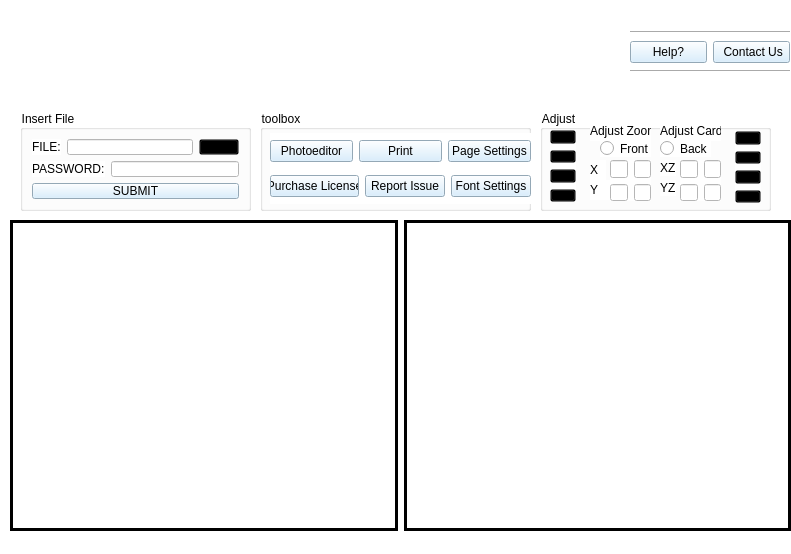
<?xml version="1.0" encoding="UTF-8"?>
<ui version="4.0">
 <class>MainWindow</class>
 <widget class="QMainWindow" name="MainWindow">
  <property name="geometry">
   <rect>
    <x>0</x>
    <y>0</y>
    <width>791</width>
    <height>554</height>
   </rect>
  </property>
  <property name="maximumSize">
   <size>
    <width>791</width>
    <height>554</height>
   </size>
  </property>
  <property name="palette">
   <palette>
    <active>
     <colorrole role="Button">
      <brush brushstyle="SolidPattern">
       <color alpha="255">
        <red>255</red>
        <green>255</green>
        <blue>255</blue>
       </color>
      </brush>
     </colorrole>
     <colorrole role="Base">
      <brush brushstyle="SolidPattern">
       <color alpha="255">
        <red>255</red>
        <green>255</green>
        <blue>255</blue>
       </color>
      </brush>
     </colorrole>
     <colorrole role="Window">
      <brush brushstyle="SolidPattern">
       <color alpha="255">
        <red>255</red>
        <green>255</green>
        <blue>255</blue>
       </color>
      </brush>
     </colorrole>
    </active>
    <inactive>
     <colorrole role="Button">
      <brush brushstyle="SolidPattern">
       <color alpha="255">
        <red>255</red>
        <green>255</green>
        <blue>255</blue>
       </color>
      </brush>
     </colorrole>
     <colorrole role="Base">
      <brush brushstyle="SolidPattern">
       <color alpha="255">
        <red>255</red>
        <green>255</green>
        <blue>255</blue>
       </color>
      </brush>
     </colorrole>
     <colorrole role="Window">
      <brush brushstyle="SolidPattern">
       <color alpha="255">
        <red>255</red>
        <green>255</green>
        <blue>255</blue>
       </color>
      </brush>
     </colorrole>
    </inactive>
    <disabled>
     <colorrole role="Button">
      <brush brushstyle="SolidPattern">
       <color alpha="255">
        <red>255</red>
        <green>255</green>
        <blue>255</blue>
       </color>
      </brush>
     </colorrole>
     <colorrole role="Base">
      <brush brushstyle="SolidPattern">
       <color alpha="255">
        <red>255</red>
        <green>255</green>
        <blue>255</blue>
       </color>
      </brush>
     </colorrole>
     <colorrole role="Window">
      <brush brushstyle="SolidPattern">
       <color alpha="255">
        <red>255</red>
        <green>255</green>
        <blue>255</blue>
       </color>
      </brush>
     </colorrole>
    </disabled>
   </palette>
  </property>
  <property name="windowTitle">
   <string>MainWindow</string>
  </property>
  <property name="styleSheet">
   <string notr="true">background-color:rgb(255, 255, 255);</string>
  </property>
  <widget class="QWidget" name="centralwidget">
   <widget class="QPushButton" name="pushButton_2">
    <property name="geometry">
     <rect>
      <x>744</x>
      <y>502</y>
      <width>32</width>
      <height>23</height>
     </rect>
    </property>
    <property name="styleSheet">
     <string notr="true">border-image:url(:/newPrefix/38-386537_file-folder-data-document-study-paper-explorer-comments.png);
background-repeat:none;
background:none;
background-color:transparent;
</string>
    </property>
    <property name="text">
     <string/>
    </property>
   </widget>
   <widget class="QLabel" name="label">
    <property name="geometry">
     <rect>
      <x>10</x>
      <y>10</y>
      <width>191</width>
      <height>91</height>
     </rect>
    </property>
    <property name="styleSheet">
     <string notr="true">border-image:url(:/newPrefix/Black and White Modern Food _ Drink Logo (1).png);
background-color:transparent;</string>
    </property>
    <property name="text">
     <string/>
    </property>
   </widget>
   <widget class="QWidget" name="layoutWidget">
    <property name="geometry">
     <rect>
      <x>10</x>
      <y>220</y>
      <width>781</width>
      <height>311</height>
     </rect>
    </property>
    <layout class="QHBoxLayout" name="horizontalLayout_7">
     <item>
      <widget class="QLabel" name="label_4">
       <property name="styleSheet">
        <string notr="true">border:3px solid black;</string>
       </property>
       <property name="text">
        <string/>
       </property>
      </widget>
     </item>
     <item>
      <widget class="QLabel" name="label_5">
       <property name="styleSheet">
        <string notr="true">border:3px solid black;</string>
       </property>
       <property name="text">
        <string/>
       </property>
      </widget>
     </item>
    </layout>
   </widget>
   <widget class="QGroupBox" name="groupBox">
    <property name="geometry">
     <rect>
      <x>20</x>
      <y>110</y>
      <width>231</width>
      <height>101</height>
     </rect>
    </property>
    <property name="title">
     <string>Insert File</string>
    </property>
    <layout class="QVBoxLayout" name="verticalLayout">
     <item>
      <layout class="QHBoxLayout" name="horizontalLayout">
       <item>
        <widget class="QLabel" name="label_2">
         <property name="text">
          <string>FILE:</string>
         </property>
        </widget>
       </item>
       <item>
        <widget class="QLineEdit" name="lineEdit"/>
       </item>
       <item>
        <widget class="QPushButton" name="pushButton_8">
         <property name="styleSheet">
          <string notr="true">border-image:url(:/newPrefix/download.png);
background-color:transparent;</string>
         </property>
         <property name="text">
          <string/>
         </property>
        </widget>
       </item>
      </layout>
     </item>
     <item>
      <layout class="QHBoxLayout" name="horizontalLayout_2">
       <item>
        <widget class="QLabel" name="label_3">
         <property name="text">
          <string>PASSWORD:</string>
         </property>
        </widget>
       </item>
       <item>
        <widget class="QLineEdit" name="lineEdit_2">
         <property name="echoMode">
          <enum>QLineEdit::Password</enum>
         </property>
        </widget>
       </item>
      </layout>
     </item>
     <item>
      <widget class="QPushButton" name="pushButton">
       <property name="palette">
        <palette>
         <active>
          <colorrole role="Button">
           <brush brushstyle="SolidPattern">
            <color alpha="255">
             <red>207</red>
             <green>235</green>
             <blue>255</blue>
            </color>
           </brush>
          </colorrole>
          <colorrole role="Base">
           <brush brushstyle="SolidPattern">
            <color alpha="255">
             <red>207</red>
             <green>235</green>
             <blue>255</blue>
            </color>
           </brush>
          </colorrole>
          <colorrole role="Window">
           <brush brushstyle="SolidPattern">
            <color alpha="255">
             <red>207</red>
             <green>235</green>
             <blue>255</blue>
            </color>
           </brush>
          </colorrole>
         </active>
         <inactive>
          <colorrole role="Button">
           <brush brushstyle="SolidPattern">
            <color alpha="255">
             <red>207</red>
             <green>235</green>
             <blue>255</blue>
            </color>
           </brush>
          </colorrole>
          <colorrole role="Base">
           <brush brushstyle="SolidPattern">
            <color alpha="255">
             <red>207</red>
             <green>235</green>
             <blue>255</blue>
            </color>
           </brush>
          </colorrole>
          <colorrole role="Window">
           <brush brushstyle="SolidPattern">
            <color alpha="255">
             <red>207</red>
             <green>235</green>
             <blue>255</blue>
            </color>
           </brush>
          </colorrole>
         </inactive>
         <disabled>
          <colorrole role="Button">
           <brush brushstyle="SolidPattern">
            <color alpha="255">
             <red>207</red>
             <green>235</green>
             <blue>255</blue>
            </color>
           </brush>
          </colorrole>
          <colorrole role="Base">
           <brush brushstyle="SolidPattern">
            <color alpha="255">
             <red>207</red>
             <green>235</green>
             <blue>255</blue>
            </color>
           </brush>
          </colorrole>
          <colorrole role="Window">
           <brush brushstyle="SolidPattern">
            <color alpha="255">
             <red>207</red>
             <green>235</green>
             <blue>255</blue>
            </color>
           </brush>
          </colorrole>
         </disabled>
        </palette>
       </property>
       <property name="styleSheet">
        <string notr="true">background-color:rgb(207, 235, 255);</string>
       </property>
       <property name="text">
        <string>SUBMIT</string>
       </property>
      </widget>
     </item>
    </layout>
   </widget>
   <widget class="QGroupBox" name="groupBox_2">
    <property name="geometry">
     <rect>
      <x>260</x>
      <y>110</y>
      <width>271</width>
      <height>101</height>
     </rect>
    </property>
    <property name="title">
     <string>toolbox</string>
    </property>
    <widget class="QWidget" name="layoutWidget">
     <property name="geometry">
      <rect>
       <x>10</x>
       <y>23</y>
       <width>261</width>
       <height>71</height>
      </rect>
     </property>
     <layout class="QVBoxLayout" name="verticalLayout_2">
      <item>
       <layout class="QHBoxLayout" name="horizontalLayout_4">
        <item>
         <widget class="QPushButton" name="pushButton_3">
          <property name="styleSheet">
           <string notr="true">background-color:rgb(207, 235, 255);</string>
          </property>
          <property name="text">
           <string>Photoeditor</string>
          </property>
         </widget>
        </item>
        <item>
         <widget class="QPushButton" name="pushButton_5">
          <property name="styleSheet">
           <string notr="true">background-color:rgb(207, 235, 255);</string>
          </property>
          <property name="text">
           <string>Print</string>
          </property>
         </widget>
        </item>
        <item>
         <widget class="QPushButton" name="pushButton_4">
          <property name="styleSheet">
           <string notr="true">background-color:rgb(207, 235, 255);</string>
          </property>
          <property name="text">
           <string>Page Settings</string>
          </property>
         </widget>
        </item>
       </layout>
      </item>
      <item>
       <layout class="QHBoxLayout" name="horizontalLayout_5">
        <item>
         <widget class="QPushButton" name="pushButton_6">
          <property name="styleSheet">
           <string notr="true">background-color:rgb(207, 235, 255);</string>
          </property>
          <property name="text">
           <string>Purchase License</string>
          </property>
         </widget>
        </item>
        <item>
         <widget class="QPushButton" name="pushButton_7">
          <property name="autoFillBackground">
           <bool>false</bool>
          </property>
          <property name="styleSheet">
           <string notr="true">background-color:rgb(207, 235, 255);</string>
          </property>
          <property name="text">
           <string>Report Issue</string>
          </property>
         </widget>
        </item>
        <item>
         <widget class="QPushButton" name="pushButton_18">
          <property name="autoFillBackground">
           <bool>false</bool>
          </property>
          <property name="styleSheet">
           <string notr="true">background-color:rgb(207, 235, 255);</string>
          </property>
          <property name="text">
           <string>Font Settings</string>
          </property>
         </widget>
        </item>
       </layout>
      </item>
     </layout>
    </widget>
   </widget>
   <widget class="QGroupBox" name="groupBox_3">
    <property name="geometry">
     <rect>
      <x>540</x>
      <y>110</y>
      <width>231</width>
      <height>101</height>
     </rect>
    </property>
    <property name="title">
     <string>Adjust</string>
    </property>
    <widget class="QPushButton" name="pushButton_11">
     <property name="geometry">
      <rect>
       <x>10</x>
       <y>53</y>
       <width>41</width>
       <height>16</height>
      </rect>
     </property>
     <property name="styleSheet">
      <string notr="true">border-image:url(:/newPrefix/519-5196821_blue-arrow-right-icon-hd-png-download.png);
background-color:transparent;
border-radius: 25px;</string>
     </property>
     <property name="text">
      <string/>
     </property>
    </widget>
    <widget class="QWidget" name="layoutWidget_2">
     <property name="geometry">
      <rect>
       <x>195</x>
       <y>21</y>
       <width>26</width>
       <height>72</height>
      </rect>
     </property>
     <layout class="QVBoxLayout" name="verticalLayout_4">
      <item>
       <widget class="QPushButton" name="pushButton_14">
        <property name="styleSheet">
         <string notr="true">border-image:url(:/newPrefix/rightpoint.png);
background-color:transparent;</string>
        </property>
        <property name="text">
         <string/>
        </property>
       </widget>
      </item>
      <item>
       <widget class="QPushButton" name="pushButton_15">
        <property name="styleSheet">
         <string notr="true">border-image:url(:/newPrefix/bottompoint.png);
background-color:transparent;</string>
        </property>
        <property name="text">
         <string/>
        </property>
       </widget>
      </item>
      <item>
       <widget class="QPushButton" name="pushButton_16">
        <property name="styleSheet">
         <string notr="true">border-image:url(:/newPrefix/toppoint.png);
background-color:transparent;</string>
        </property>
        <property name="text">
         <string/>
        </property>
       </widget>
      </item>
      <item>
       <widget class="QPushButton" name="pushButton_17">
        <property name="styleSheet">
         <string notr="true">border-image:url(:/newPrefix/leftpoint.png);
background-color:transparent;</string>
        </property>
        <property name="text">
         <string/>
        </property>
       </widget>
      </item>
     </layout>
    </widget>
    <widget class="QLabel" name="label_6">
     <property name="geometry">
      <rect>
       <x>50</x>
       <y>10</y>
       <width>61</width>
       <height>21</height>
      </rect>
     </property>
     <property name="text">
      <string>Adjust Zoom</string>
     </property>
    </widget>
    <widget class="QLabel" name="label_7">
     <property name="geometry">
      <rect>
       <x>120</x>
       <y>10</y>
       <width>61</width>
       <height>21</height>
      </rect>
     </property>
     <property name="text">
      <string>Adjust Card</string>
     </property>
    </widget>
    <widget class="QRadioButton" name="radioButton">
     <property name="geometry">
      <rect>
       <x>60</x>
       <y>30</y>
       <width>51</width>
       <height>17</height>
      </rect>
     </property>
     <property name="text">
      <string>Front</string>
     </property>
    </widget>
    <widget class="QRadioButton" name="radioButton_2">
     <property name="geometry">
      <rect>
       <x>120</x>
       <y>30</y>
       <width>51</width>
       <height>17</height>
      </rect>
     </property>
     <property name="text">
      <string>Back</string>
     </property>
    </widget>
    <widget class="QWidget" name="layoutWidget">
     <property name="geometry">
      <rect>
       <x>70</x>
       <y>50</y>
       <width>41</width>
       <height>41</height>
      </rect>
     </property>
     <layout class="QGridLayout" name="gridLayout">
      <item row="0" column="1">
       <widget class="QLineEdit" name="lineEdit_6"/>
      </item>
      <item row="0" column="0">
       <widget class="QLineEdit" name="lineEdit_5"/>
      </item>
      <item row="1" column="0">
       <widget class="QLineEdit" name="lineEdit_3"/>
      </item>
      <item row="1" column="1">
       <widget class="QLineEdit" name="lineEdit_4"/>
      </item>
     </layout>
    </widget>
    <widget class="QWidget" name="layoutWidget_3">
     <property name="geometry">
      <rect>
       <x>140</x>
       <y>50</y>
       <width>41</width>
       <height>41</height>
      </rect>
     </property>
     <layout class="QGridLayout" name="gridLayout_2">
      <item row="0" column="1">
       <widget class="QLineEdit" name="lineEdit_7"/>
      </item>
      <item row="0" column="0">
       <widget class="QLineEdit" name="lineEdit_8"/>
      </item>
      <item row="1" column="0">
       <widget class="QLineEdit" name="lineEdit_9"/>
      </item>
      <item row="1" column="1">
       <widget class="QLineEdit" name="lineEdit_10"/>
      </item>
     </layout>
    </widget>
    <widget class="QLabel" name="label_8">
     <property name="geometry">
      <rect>
       <x>50</x>
       <y>50</y>
       <width>16</width>
       <height>20</height>
      </rect>
     </property>
     <property name="text">
      <string>X</string>
     </property>
    </widget>
    <widget class="QLabel" name="label_9">
     <property name="geometry">
      <rect>
       <x>50</x>
       <y>70</y>
       <width>20</width>
       <height>20</height>
      </rect>
     </property>
     <property name="text">
      <string>Y</string>
     </property>
    </widget>
    <widget class="QLabel" name="label_10">
     <property name="geometry">
      <rect>
       <x>120</x>
       <y>50</y>
       <width>16</width>
       <height>16</height>
      </rect>
     </property>
     <property name="text">
      <string>XZ</string>
     </property>
    </widget>
    <widget class="QLabel" name="label_11">
     <property name="geometry">
      <rect>
       <x>120</x>
       <y>70</y>
       <width>16</width>
       <height>16</height>
      </rect>
     </property>
     <property name="text">
      <string>YZ</string>
     </property>
    </widget>
    <widget class="QWidget" name="layoutWidget">
     <property name="geometry">
      <rect>
       <x>10</x>
       <y>20</y>
       <width>26</width>
       <height>72</height>
      </rect>
     </property>
     <layout class="QVBoxLayout" name="verticalLayout_3">
      <item>
       <widget class="QPushButton" name="pushButton_12">
        <property name="styleSheet">
         <string notr="true">border-image:url(:/newPrefix/rightpoint.png);
background-color:transparent;</string>
        </property>
        <property name="text">
         <string/>
        </property>
       </widget>
      </item>
      <item>
       <widget class="QPushButton" name="pushButton_13">
        <property name="styleSheet">
         <string notr="true">border-image:url(:/newPrefix/bottompoint.png);
background-color:transparent;</string>
        </property>
        <property name="text">
         <string/>
        </property>
       </widget>
      </item>
      <item>
       <widget class="QPushButton" name="pushButton_9">
        <property name="styleSheet">
         <string notr="true">border-image:url(:/newPrefix/toppoint.png);
background-color:transparent;</string>
        </property>
        <property name="text">
         <string/>
        </property>
       </widget>
      </item>
      <item>
       <widget class="QPushButton" name="pushButton_10">
        <property name="styleSheet">
         <string notr="true">border-image:url(:/newPrefix/leftpoint.png);
background-color:transparent;</string>
        </property>
        <property name="text">
         <string/>
        </property>
       </widget>
      </item>
     </layout>
    </widget>
   </widget>
   <widget class="QWidget" name="">
    <property name="geometry">
     <rect>
      <x>630</x>
      <y>30</y>
      <width>160</width>
      <height>45</height>
     </rect>
    </property>
    <layout class="QVBoxLayout" name="verticalLayout_5">
     <item>
      <widget class="Line" name="line_2">
       <property name="orientation">
        <enum>Qt::Horizontal</enum>
       </property>
      </widget>
     </item>
     <item>
      <layout class="QHBoxLayout" name="horizontalLayout_3">
       <item>
        <widget class="QPushButton" name="pushButton_19">
         <property name="styleSheet">
          <string notr="true">background-color:rgb(207, 235, 255);</string>
         </property>
         <property name="text">
          <string>Help?</string>
         </property>
        </widget>
       </item>
       <item>
        <widget class="QPushButton" name="pushButton_20">
         <property name="styleSheet">
          <string notr="true">background-color:rgb(207, 235, 255);</string>
         </property>
         <property name="text">
          <string> Contact Us</string>
         </property>
        </widget>
       </item>
      </layout>
     </item>
     <item>
      <widget class="Line" name="line">
       <property name="orientation">
        <enum>Qt::Horizontal</enum>
       </property>
      </widget>
     </item>
    </layout>
   </widget>
  </widget>
  <widget class="QStatusBar" name="statusbar"/>
 </widget>
 <resources>
  <include location="C:/Users/ambik/Desktop/logo.qrc"/>
  <include location="C:/Users/ambik/Desktop/adjust icon.qrc"/>
  <include location="C:/Users/ambik/Desktop/adjustcardbutton.qrc"/>
  <include location="C:/Users/ambik/Desktop/filelogofinal.qrc"/>
  <include location="C:/Users/ambik/Desktop/fileislogo.qrc"/>
 </resources>
 <connections/>
</ui>
